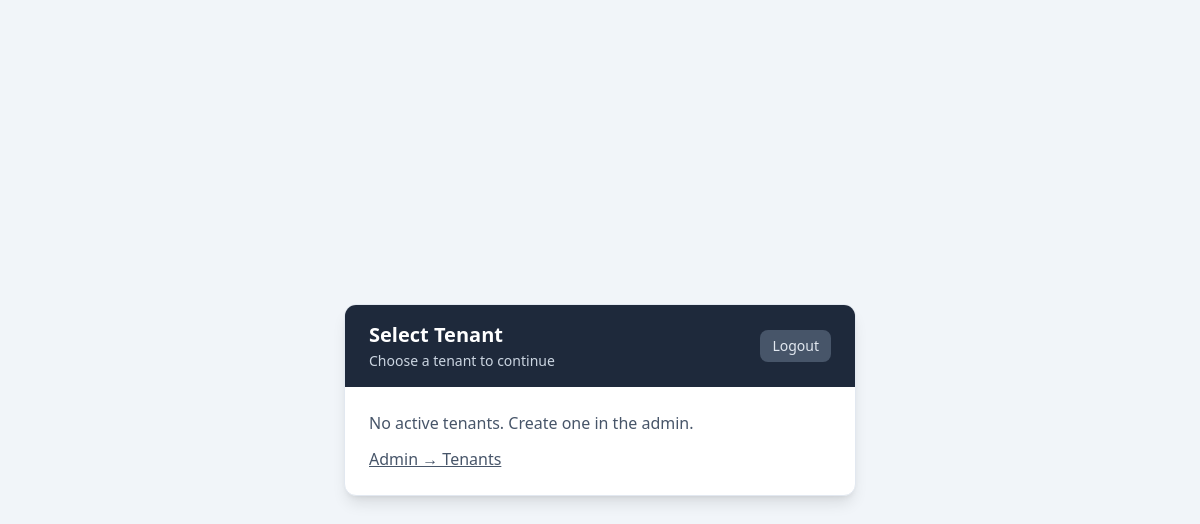
The page /select-tenant/ on the database as committed earlier.
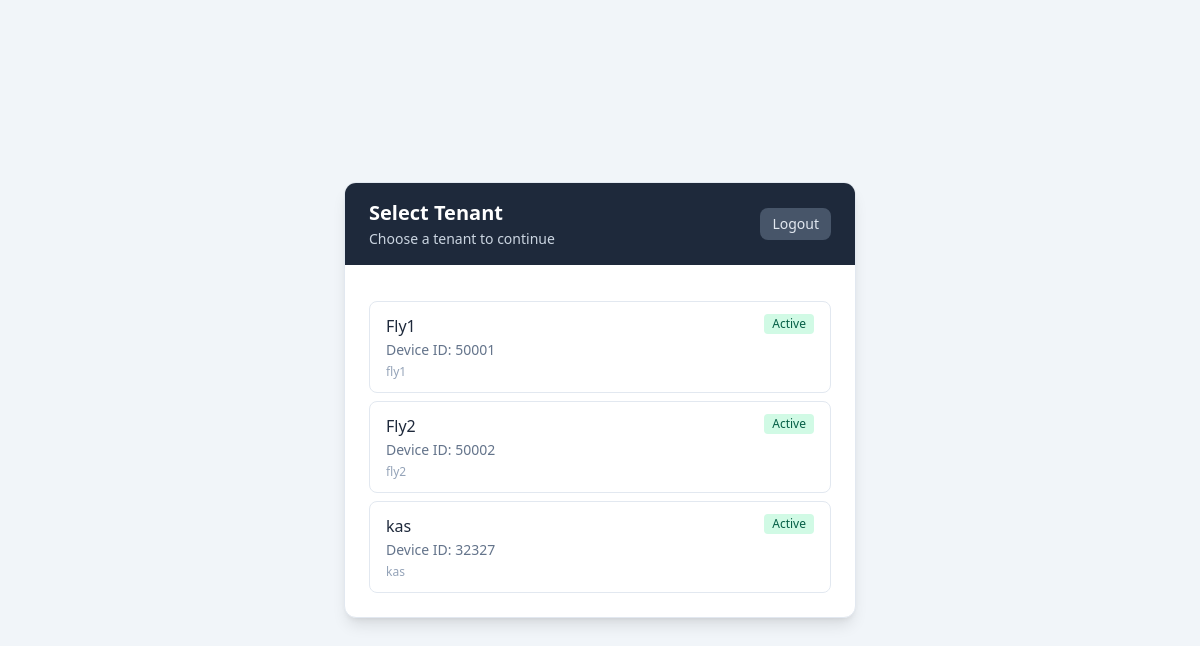
The same page on the database as committed later.
### tenants/models.py (models this page shows, shortened)
class Tenant(models.Model):
    id = models.UUIDField(primary_key=True, default=uuid.uuid4, editable=False)
    name = models.CharField(max_length=255)
    slug = models.SlugField(max_length=64, unique=True, db_index=True)
    device_id = models.IntegerField(unique=True, db_index=True)
    device_model = models.CharField(max_length=100, blank=True)
    serial_number = models.CharField(max_length=64, blank=True)
    private_key_path = models.CharField(max_length=512, blank=True)
    public_key_path = models.CharField(max_length=512, blank=True)
    current_fiscal_day = models.IntegerField(null=True, blank=True)
    previous_hash = models.TextField(blank=True)
    is_active = models.BooleanField(default=True, db_index=True)
    created_at = models.DateTimeField(auto_now_add=True)
    updated_at = models.DateTimeField(auto_now=True)
    class Meta:
        db_table = "tenants_tenant"
        verbose_name = "Tenant"
        verbose_name_plural = "Tenants"
        indexes = [
            models.Index(fields=["slug"]),
            models.Index(fields=["is_active"]),
            models.Index(fields=["device_id"]),
        ]

### tenants/views.py (the view, shortened to what this page needs)
# urls.py: path("select-tenant/", select_tenant, name="select_tenant"),
@require_http_methods(["GET", "POST"])
def select_tenant(request):
    tenants = list(Tenant.objects.filter(is_active=True).order_by("name"))
    current_tenant_slug = request.session.get("tenant_slug") or ""
    return render(
        request,
        "tenants/select_tenant.html",
        {
            "tenants": tenants,
            "title": "Select Tenant",
            "current_tenant_slug": current_tenant_slug,
            "show_search": len(tenants) > 10,
        },
    )

### dashboard/context.py (called while the page is built)
def get_navigation_state() -> dict:
    device = FiscalDevice.objects.filter(is_registered=True).first()
    has_device = device is not None and device.is_registered
    fiscal_day_open = False
    if device and device.fiscal_day_status:
        fiscal_day_open = device.fiscal_day_status == "FiscalDayOpened"
    has_activity = (
        Receipt.objects.exists() or
        FiscalDevice.objects.filter(is_registered=True).exists()
    )
    return {
        "has_device": has_device,
        "fiscal_day_open": fiscal_day_open,
        "has_activity": has_activity,
        "device": device,
        "device_id": device.device_id if device else None,
        "certificate_status": "Stored" if (device and device.certificate_pem) else "None",
    }

### dashboard/context_processors.py (called while the page is built)
def dashboard_nav(request):
    try:
        nav = get_navigation_state()
    except Exception:
        nav = {"has_device": False, "fiscal_day_open": False, "has_activity": False, "device": None, "device_id": None, "certificate_status": "—"}
    try:
        offline_status = get_offline_status()
    except Exception:
        offline_status = {"is_offline": False, "queue_size": 0, "last_submission_at": None}
    fdms_env = getattr(settings, "FDMS_ENV", "TEST")
    return {
        "nav": nav,
        "offline_status": offline_status,
        "fdms_env": fdms_env,
    }

### fiscal/context_processors.py (called while the page is built)
def fdms_device(request):
    if not request:
        return {}
    tenant = getattr(request, "tenant", None)
    if tenant is not None:
        devices = list(FiscalDevice.objects.filter(tenant=tenant, is_registered=True).order_by("device_id"))
        device = get_device_for_tenant(tenant) if devices else None
    else:
        devices = list(FiscalDevice.objects.filter(is_registered=True).order_by("device_id"))
        device = get_device_for_request(request) if devices else None
    return {
        "fdms_devices": devices,
        "fdms_selected_device_id": device.device_id if device else None,
        "fdms_device_obj": device,
    }

### fiscal/models.py (called while the page is built)
    def get_private_key_pem_decrypted(self) -> str:
        from fiscal.services.key_storage import decrypt_private_key
        return decrypt_private_key(self.private_key_pem)

### fiscal/services/fdms_device_service.py (called while the page is built)
def get_decrypted_private_key(device: FiscalDevice) -> str:
    return device.get_private_key_pem_decrypted()

### fiscal/services/key_storage.py (called while the page is built, shortened)
def decrypt_private_key(stored: str) -> str:
    if not stored:
        raise ValueError("No private key stored")
    if stored.strip().startswith("-----BEGIN"):
        return stored

### templates/tenants/select_tenant.html (shortened to what this page needs)
<!DOCTYPE html>
<html lang="en" class="scroll-smooth">
<head>
    <script src="https://cdn.tailwindcss.com"></script>
</head>
<body class="bg-slate-100 dark:bg-slate-900 min-h-screen flex flex-col items-center justify-center p-4 sm:p-6">
    <div class="w-full max-w-md sm:max-w-lg bg-white dark:bg-slate-800 rounded-xl shadow-lg border border-slate-200 dark:border-slate-700 overflow-hidden">
        <div class="bg-slate-800 dark:bg-slate-700 text-white px-6 py-4 flex items-center justify-between flex-wrap gap-2">
            <div>
                <h1 class="text-xl font-semibold">{{ title|default:"Select Tenant" }}</h1>
                <p class="text-slate-300 text-sm mt-0.5">Choose a tenant to continue</p>
            </div>
            <form method="post" action="{% url 'admin:logout' %}" class="inline">{% csrf_token %}
                <button type="submit" class="text-sm px-3 py-1.5 rounded-lg bg-slate-600 hover:bg-slate-500 text-slate-200 transition cursor-pointer">
                    Logout
                </button>
            </form>
        </div>
        <div class="p-4 sm:p-6">
            {% if tenants %}
                <form method="post" action="{% url 'select_tenant' %}" id="tenant-form" class="space-y-3">
                    <div class="space-y-2" id="tenant-list">
                        {% for tenant in tenants %}
                            <button type="submit" name="tenant_slug" value="{{ tenant.slug }}"
                                data-tenant-card
                                data-name="{{ tenant.name|lower }}"
                                data-slug="{{ tenant.slug|lower }}"
                                data-device="{{ tenant.device_id }}"
                                class="tenant-card w-full text-left px-4 py-3 rounded-lg border transition focus:outline-none focus:ring-2 focus:ring-offset-2 focus:ring-slate-500 dark:focus:ring-offset-slate-800
                                    {% if current_tenant_slug == tenant.slug %}
                                        border-slate-500 dark:border-slate-400 bg-slate-50 dark:bg-slate-700 ring-2 ring-slate-500 dark:ring-slate-400
                                    {% else %}
                                        border-slate-200 dark:border-slate-600 bg-white dark:bg-slate-700 hover:bg-slate-50 dark:hover:bg-slate-600 hover:border-slate-300 dark:hover:border-slate-500
                                    {% endif %}">
                                <div class="flex items-start justify-between gap-2">
                                    <div class="min-w-0 flex-1">
                                        <span class="font-medium text-slate-800 dark:text-slate-100 block truncate">{{ tenant.name }}</span>
                                        <span class="text-sm text-slate-500 dark:text-slate-400 mt-0.5 block">Device ID: {{ tenant.device_id }}</span>
                                    </div>
                                    <span class="flex-shrink-0 inline-flex items-center px-2 py-0.5 rounded text-xs font-medium
                                        {% if tenant.is_active %}bg-emerald-100 text-emerald-800 dark:bg-emerald-900/40 dark:text-emerald-300
                                        {% else %}bg-slate-100 text-slate-600 dark:bg-slate-600 dark:text-slate-300{% endif %}">
                                        {% if tenant.is_active %}Active{% else %}Inactive{% endif %}
                                    </span>
                                </div>
                                <span class="text-xs text-slate-400 dark:text-slate-500 mt-1 block">{{ tenant.slug }}</span>
                            </button>
                        {% endfor %}
                    </div>
                </form>
            {% else %}
                <p class="text-slate-600 dark:text-slate-400">No active tenants. Create one in the admin.</p>
                <a href="{% url 'admin:tenants_tenant_changelist' %}" class="inline-block mt-3 text-slate-600 dark:text-slate-400 underline hover:text-slate-800 dark:hover:text-slate-200">Admin → Tenants</a>
            {% endif %}
        </div>
    </div>
</body>
</html>

Rows that differ between the two databases and show on the page:
added Tenant: name "Fly1", device_id "50001", is_active "Active", slug "fly1"
added Tenant: name "Fly2", device_id "50002", is_active "Active", slug "fly2"
added Tenant: name "kas", device_id "32327", is_active "Active", slug "kas"
Other text that changed with them:
text no longer shown: "No active tenants. Create one in the admin. Admin → Tenants"
